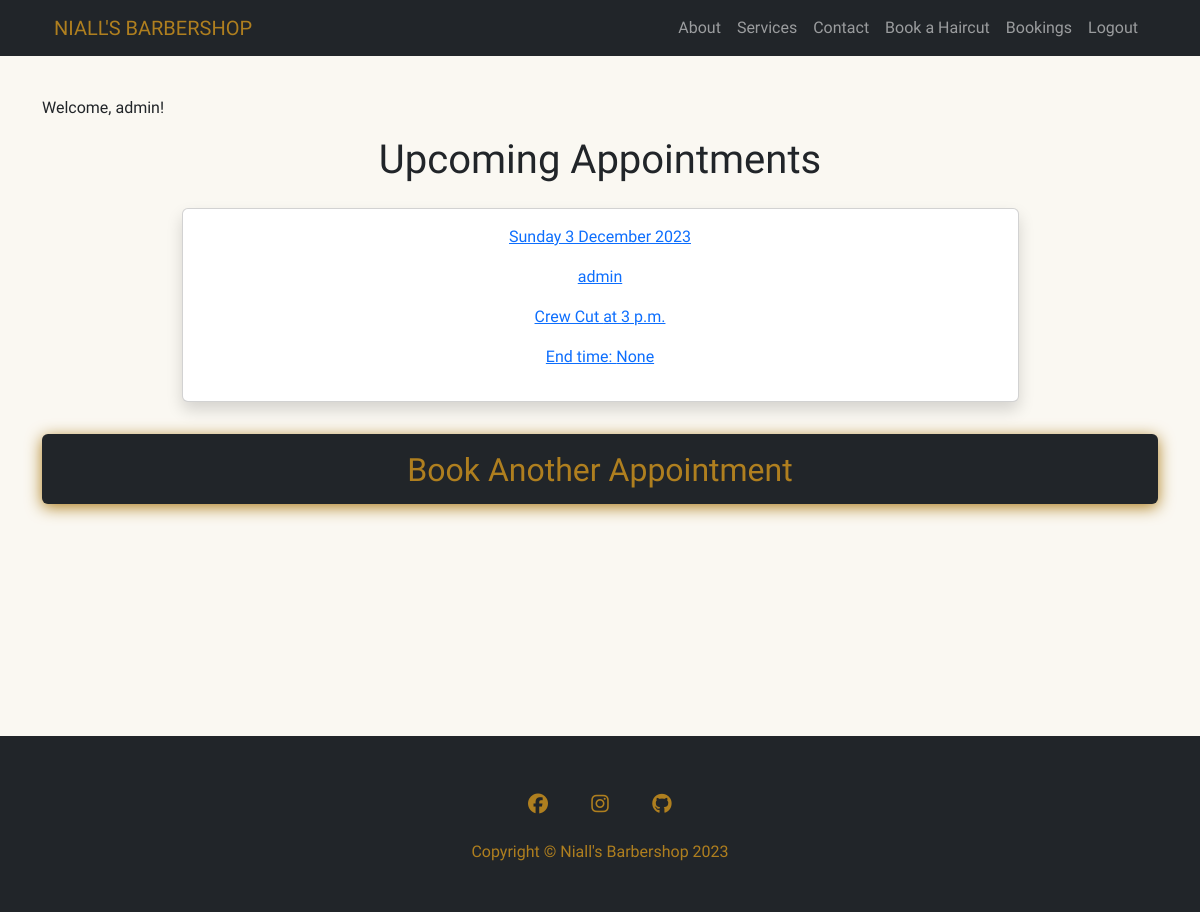
Before: /booking/ (signed in) with the older database file.
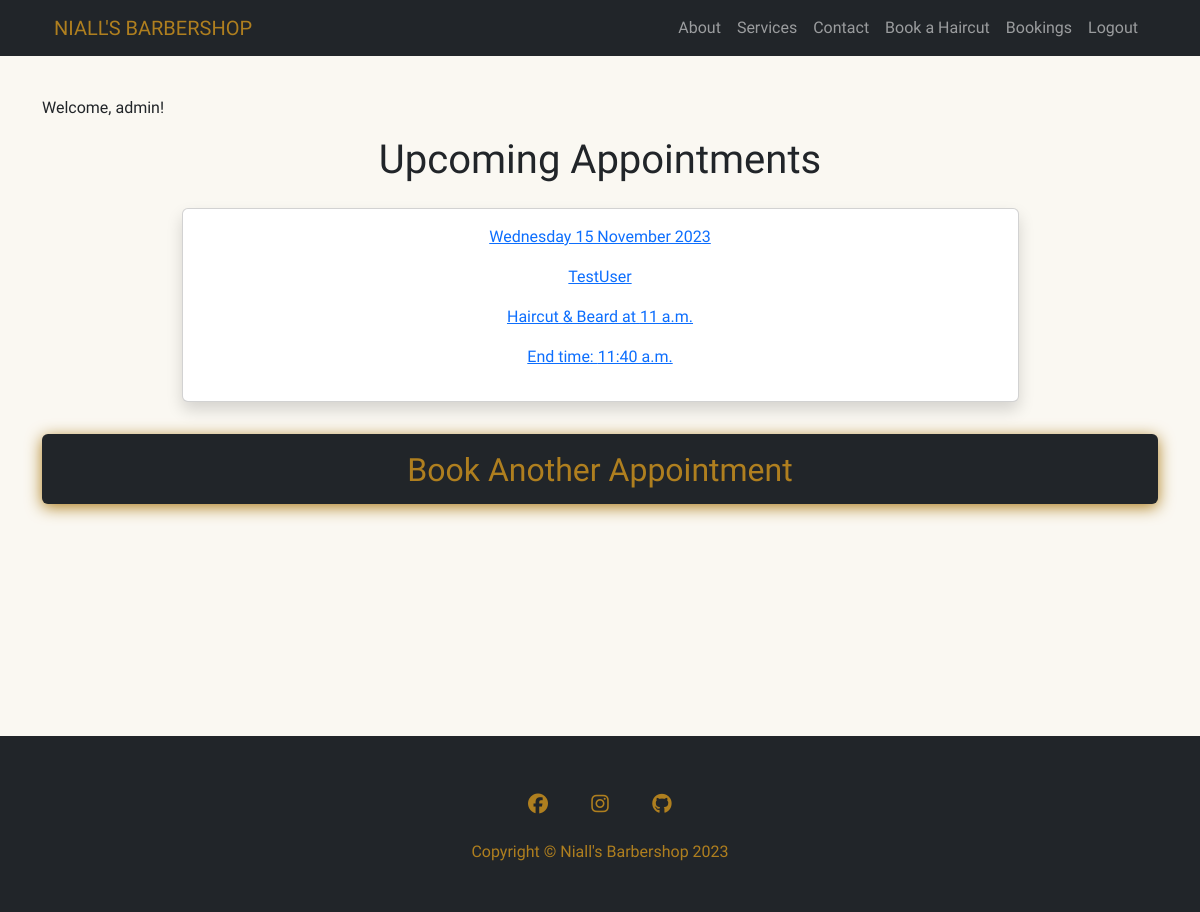
After: the same page with the newer database file.
### booking_system/models.py (models this page shows, shortened)
class Booking(models.Model):
    username = models.ForeignKey(User, on_delete=models.CASCADE,
                                 related_name='username_booking')
    date_of_booking = models.DateField()
    service_name = models.ForeignKey(Services, on_delete=models.CASCADE,
                                     related_name='service_name_booking')
    start_time = models.TimeField(choices=BOOKING_TIME)
    end_time = models.TimeField(editable=False, blank=True, null=True)
    confirmed = models.BooleanField(default=False)
    class Meta:
        ordering = ['date_of_booking', 'start_time']

class Services(models.Model):
    service_name = models.CharField(max_length=250)
    session_length = models.DurationField()
    cost = models.DecimalField(max_digits=8, decimal_places=2)
    def __str__(self):
        return self.service_name

### booking_system/views.py (the view)
# urls.py: path('booking/', views.BookingsListView.as_view(),
class BookingsListView(LoginRequiredMixin, ListView):
    model = Booking
    template_name = 'booking_system/booking-home.html'  #  Without this line django would look here: <app>/<model>_<viewtype>.html booking_system/booking_list
    paginate_by = 25
    def get_queryset(self):
        if self.request.user.is_superuser:
            queryset = Booking.objects.filter(
                date_of_booking__gte=date.today()).order_by(
                    'date_of_booking', 'start_time')
            return queryset
        else:
            return Booking.objects.filter(
                username=self.request.user).filter(
                    date_of_booking__gte=date.today())

### booking_system/templates/booking_system/booking-home.html (shortened to what this page needs)
{% extends "base.html" %}
{% block content %}
{% load account %}
<div class="container mt-5">
    <p class="pt-5">Welcome, {% user_display user %}!</p>
    <h1 class="text-center">Upcoming Appointments</h1>
        {% if object_list %}
            {% for booking in object_list %}
            <a href="{% url 'booking-detail' booking.id %}"><div class='d-flex justify-content-center'>
                <div class="card shadow p-3 m-3 text-center w-75 haircut-hover">
                    <p>{{ booking.date_of_booking|date:"l j F Y" }}</p>
                    {% if user.is_superuser %}
                    <p>{{ booking.username }}</p>
                    {% endif %}
                    <p>{{ booking.service_name }} at {{ booking.start_time|date:"g a" }}</p>
                    <p>End time: {{ booking.end_time }}</p>
                    </a>
                </div>
            </div>
            {% endfor %}
            <a href="{% url 'createbooking' %}" class="link-underline link-underline-opacity-0">
                <div class="d-grid gap-2 md-col-5 mx-auto pt-3">
                    <button class="btn custom-button-dark-gold pt-3 haircut-hover" type="button"><h2>Book Another Appointment</h2></button>
                </div>
            </a>
        {% endif %}
{% endblock %}

### templates/base.html (shortened to what this page needs)
{% load static %}
<!DOCTYPE html>
<html lang="en">
<head>
    {% block css %}
    <link href="https://cdn.jsdelivr.net/npm/bootstrap@5.3.2/dist/css/bootstrap.min.css" rel="stylesheet">
    <link rel="stylesheet" href="{% static 'css/style.css' %}">
    {% endblock %}
<body>
    <div class="fill-viewport-height">
        <nav class="navbar navbar-expand-lg navbar-dark bg-dark fixed-top" id="mainNav">
            <div class="container px-4">
                <a class="navbar-brand gold-text hover-white" href="{% url "home" %}">NIALL'S BARBERSHOP</a>
                <div class="collapse navbar-collapse" id="navbarResponsive">
                    <ul class="navbar-nav ms-auto">
                        <li class="nav-item"><a class="nav-link" href="{% url 'home' %}#about">About</a></li>
                        <li class="nav-item"><a class="nav-link" href="{% url 'home' %}#haircuts">Services</a></li>
                        <li class="nav-item"><a class="nav-link" href="{% url 'home' %}#contact">Contact</a></li>
                        {% if user.is_authenticated %}
                        <li class="nav-item"><a class="nav-link" href="{% url "createbooking" %}">Book a Haircut</a></li>
                        <li class="nav-item"><a class="nav-link" href="{% url "booking_home" %}">Bookings</a></li>
                        <li class="nav-item"><a class="nav-link" href="{% url 'account_logout' %}">Logout</a></li>
                        {% else %}
                        <li class="nav-item"><a class="nav-link" href="{% url 'account_signup' %}">Register</a></li>
                        <li class="nav-item"><a class="nav-link" href="{% url 'account_login' %}">Login</a></li>
                        {% endif %}
                    </ul>
                </div>
            </div>
        </nav>
            {% block content %}
            {% endblock %}
    <footer class="py-5 bg-dark mt-5 ">
        <div class="container px-4">
            <div class="row">
                <div class="col-lg-8 col-md-10 mx-auto">
                    <ul class="list-inline text-center">
                        <li class="list-inline-item">
                            <a href="#">
                                <span class="fa-stack fa-lg">
                                    <i class="fa-brands fa-facebook fa-stack-1x gold-text hover-white"></i>
                                </span>
                            </a>
                        </li>
                        <li class="list-inline-item">
                            <a href="#">
                                <span class="fa-stack fa-lg">
                                    <i class="fa-brands fa-instagram fa-stack-1x gold-text hover-white"></i>
                                </span>
                            </a>
                        </li>
                        <li class="list-inline-item">
                            <a href="#">
                                <span class="fa-stack fa-lg">
                                    <i class="fab fa-github fa-stack-1x gold-text hover-white"></i>
                                </span>
                            </a>
                        </li>
                    </ul>
                    <p class="m-0 text-center gold-text">Copyright &copy; Niall's Barbershop 2023</p>
                </div>
            </div>
        </div>
    </footer>
</body>
</html>

### static/css/style.css (style rules this page uses)
:root { --clr-gold: #af7f1f; --clr-light: #faf8f2; --clr-dark: #212529; }
body { font-family: 'Tenor Sans', sans-serif; background-color: var(--clr-light); }
h1, h2, h3, h4, h5 { font-family: 'Sancreek', serif; }
.gold-text { transition: .5s ease-in-out; color: var(--clr-gold) }
.fill-viewport-height { min-height: 80vh; }
.custom-button-dark-gold { transition: .5s ease-in-out; background-color: var(--clr-dark); color: var(--clr-gold); box-shadow: 0 0.2rem 1rem var(--clr-gold); }
.haircut-hover { transition: .5s ease-in-out; text-decoration: none; box-shadow: 0 0.2rem 1rem var(--clr-gold); }

Changed rows visible on the page:
removed Booking: date_of_booking "Sunday 3 December 2023", username "admin", service_name "Crew Cut", start_time "3 p.m.", end_time "None"
added Booking: date_of_booking "Wednesday 15 November 2023", username "TestUser", service_name "Haircut & Beard", start_time "11 a.m.", end_time "11:40 a.m."
